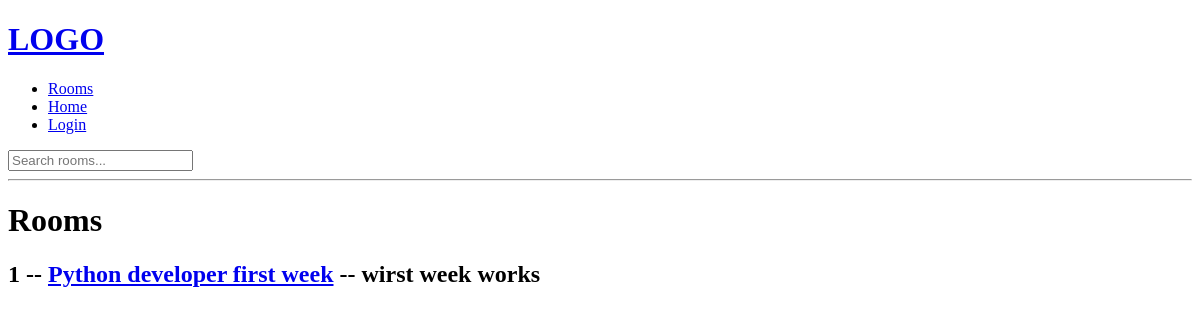
The page /rooms/ on the database as committed earlier.
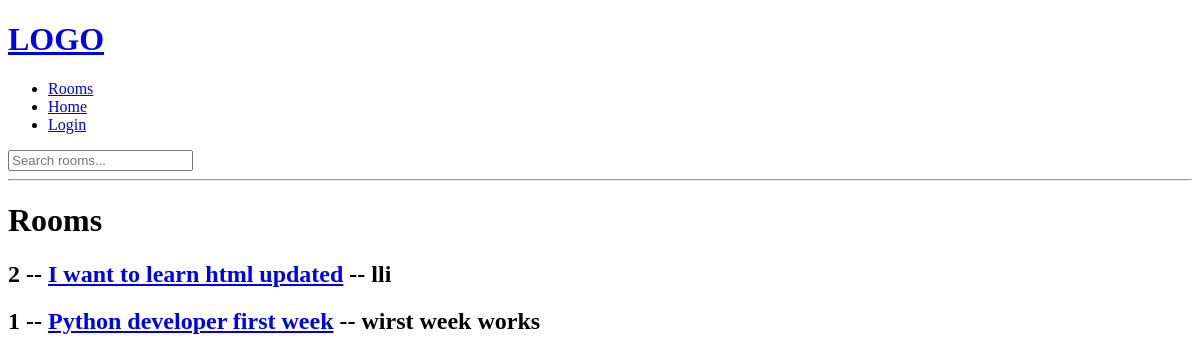
The same page on the database as committed later.
### base/models.py (models this page shows, shortened)
class Room(models.Model):
    host = models.ForeignKey(User, on_delete=models.SET_NULL, null=True)
    topic = models.ForeignKey(Topic, on_delete=models.SET_NULL, null=True)
    name = models.CharField(max_length=200)
    description = models.TextField()
    updated = models.DateTimeField(auto_now=True)
    created = models.DateTimeField(auto_now_add = True)
    class Meta:
        ordering = ['-updated', '-created']

### base/views.py (the view)
# urls.py: path("rooms/", views.rooms, name="rooms"),
def rooms(request):
    rooms_data = Room.objects.all()
    context = {'rooms': rooms_data}
    return render(request, "base/rooms.html", context)

### base/templates/base/rooms.html (shortened to what this page needs)
{% extends "main.html" %}
{% block content %}
<div>
    <h1>Rooms</h1>
    {% for room in rooms %}
    <div>
        <h2>{{ room.id }} -- <a href="{% url 'room' room.id %}">{{ room.name }}</a> -- {{ room.description }}</h2>
    </div>
    {% endfor %}
</div>
{% endblock content %}

Rows that differ between the two databases and show on the page:
added Room: id "2", name "I want to learn html updated", description "lli"
